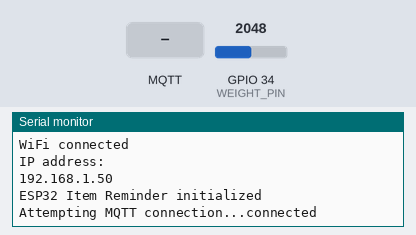
A sketch run on a simulated ESP32. Parts: the last lines printed to the serial monitor. Inputs (shaded band) come from the test bench; at power-on: GPIO 34 (WEIGHT_PIN) = 2048. WiFi joins after 1.5 s; servers stay silent unless stated; random numbers use the default seed unless the sketch sets one; no MQTT or app messages arrive unless stated.

Above: at 2.7 s.
2.8 s: MQTT message "1" arrives on the first subscribed topic
At 4.1 s:
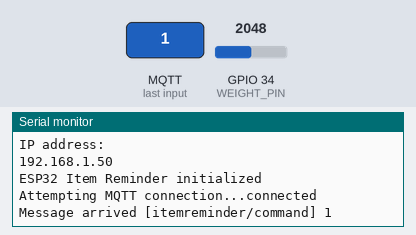
6.5 s: MQTT message "on" arrives on the first subscribed topic
At 6.9 s:
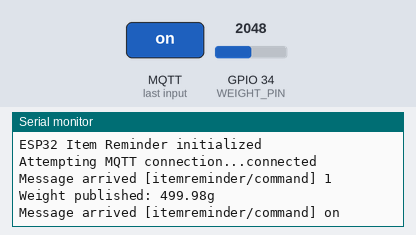
8.0 s: MQTT message "off" arrives on the first subscribed topic
At 9.2 s:
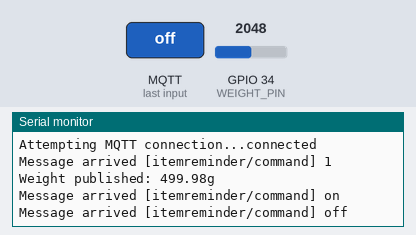
9.5 s: GPIO 34 (WEIGHT_PIN) set to 2866
At 10.9 s:
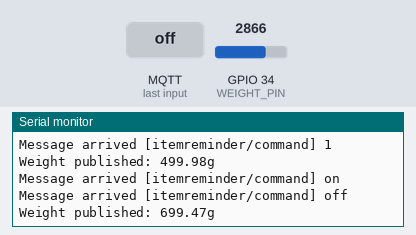

Measured:
- after the input at 2.8 s, the serial monitor: prints a new line at once (image 1)
- after the input at 6.5 s, the serial monitor: prints a new line at once (image 2)
- after the input at 8.0 s, the serial monitor: prints a new line at once (image 3)
- after the input at 9.5 s, the serial monitor: prints a new line after 0.50 s (image 4)

The sketch:

item_reminder.ino
```cpp
/*
 * ESP32 Item Reminder - Weight Sensor Simulator
 *
 * This firmware simulates a weight sensor for item tracking and publishes
 * data to an MQTT broker for real-time monitoring.
 */

#include <WiFi.h>
#include <PubSubClient.h>
#include <ArduinoJson.h>

// WiFi Configuration
const char* ssid = "YOUR_WIFI_SSID";
const char* password = "YOUR_WIFI_PASSWORD";

// MQTT Configuration
const char* mqtt_server = "YOUR_MQTT_BROKER";
const int mqtt_port = 1883;
const char* mqtt_user = "YOUR_MQTT_USER";
const char* mqtt_password = "YOUR_MQTT_PASSWORD";
const char* mqtt_client_id = "ESP32_ItemReminder";

// Topics
const char* weight_topic = "itemreminder/weight";
const char* status_topic = "itemreminder/status";
const char* command_topic = "itemreminder/command";

// Device Configuration
const char* device_id = "DEVICE_001";
const char* item_name = "Medicine Box";

// Sensor Simulation
const int WEIGHT_PIN = 34; // ADC pin for weight sensor (simulated)
float current_weight = 0.0;
float threshold_weight = 10.0; // Minimum weight in grams
unsigned long last_publish = 0;
const unsigned long publish_interval = 5000; // Publish every 5 seconds

WiFiClient espClient;
PubSubClient client(espClient);

void setup_wifi() {
  delay(10);
  Serial.println();
  Serial.print("Connecting to ");
  Serial.println(ssid);

  WiFi.mode(WIFI_STA);
  WiFi.begin(ssid, password);

  while (WiFi.status() != WL_CONNECTED) {
    delay(500);
    Serial.print(".");
  }

  Serial.println("");
  Serial.println("WiFi connected");
  Serial.println("IP address: ");
  Serial.println(WiFi.localIP());
}

void callback(char* topic, byte* payload, unsigned int length) {
  Serial.print("Message arrived [");
  Serial.print(topic);
  Serial.print("] ");

  String message;
  for (int i = 0; i < length; i++) {
    message += (char)payload[i];
  }
  Serial.println(message);

  // Parse command JSON
  StaticJsonDocument<256> doc;
  DeserializationError error = deserializeJson(doc, message);

  if (!error) {
    if (doc.containsKey("threshold")) {
      threshold_weight = doc["threshold"];
      Serial.print("Threshold updated to: ");
      Serial.println(threshold_weight);
    }
  }
}

void reconnect() {
  while (!client.connected()) {
    Serial.print("Attempting MQTT connection...");

    if (client.connect(mqtt_client_id, mqtt_user, mqtt_password)) {
      Serial.println("connected");

      // Subscribe to command topic
      client.subscribe(command_topic);

      // Publish connection status
      publishStatus("online");
    } else {
      Serial.print("failed, rc=");
      Serial.print(client.state());
      Serial.println(" try again in 5 seconds");
      delay(5000);
    }
  }
}

float readWeight() {
  // Simulate weight reading with some variation
  // In real implementation, this would read from HX711 or similar load cell
  int rawValue = analogRead(WEIGHT_PIN);

  // Add some random variation to simulate real sensor
  float noise = (random(-50, 50) / 100.0);
  float weight = (rawValue / 4095.0) * 1000.0 + noise; // Convert to grams

  return weight;
}

void publishWeight(float weight) {
  StaticJsonDocument<512> doc;

  doc["device_id"] = device_id;
  doc["item_name"] = item_name;
  doc["weight"] = weight;
  doc["threshold"] = threshold_weight;
  doc["status"] = (weight > threshold_weight) ? "OK" : "LOW";
  doc["timestamp"] = millis();
  doc["wifi_rssi"] = WiFi.RSSI();

  char buffer[512];
  serializeJson(doc, buffer);

  if (client.publish(weight_topic, buffer)) {
    Serial.println("Weight published: " + String(weight) + "g");
  } else {
    Serial.println("Failed to publish weight");
  }
}

void publishStatus(const char* status) {
  StaticJsonDocument<256> doc;

  doc["device_id"] = device_id;
  doc["status"] = status;
  doc["ip"] = WiFi.localIP().toString();
  doc["timestamp"] = millis();

  char buffer[256];
  serializeJson(doc, buffer);

  client.publish(status_topic, buffer);
}

void setup() {
  Serial.begin(115200);

  pinMode(WEIGHT_PIN, INPUT);

  setup_wifi();
  client.setServer(mqtt_server, mqtt_port);
  client.setCallback(callback);

  randomSeed(analogRead(0));

  Serial.println("ESP32 Item Reminder initialized");
}

void loop() {
  if (!client.connected()) {
    reconnect();
  }
  client.loop();

  unsigned long now = millis();
  if (now - last_publish > publish_interval) {
    last_publish = now;

    current_weight = readWeight();
    publishWeight(current_weight);
  }
}
```
